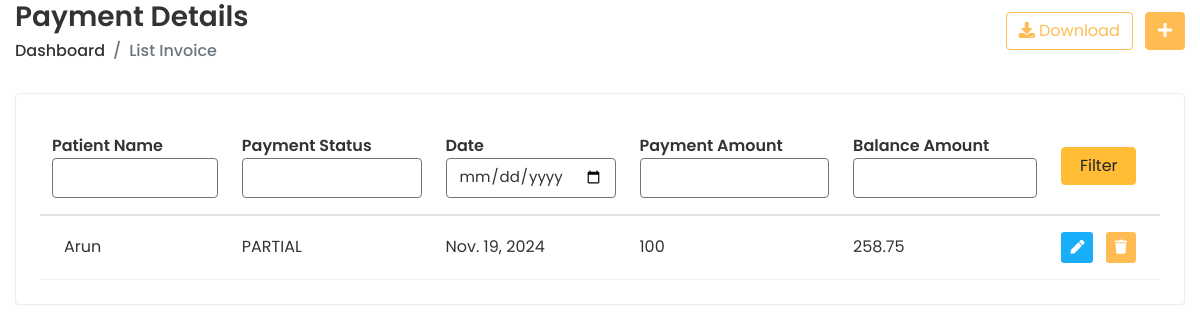
Before: /app/incomelist/ (signed in) with the older database file.
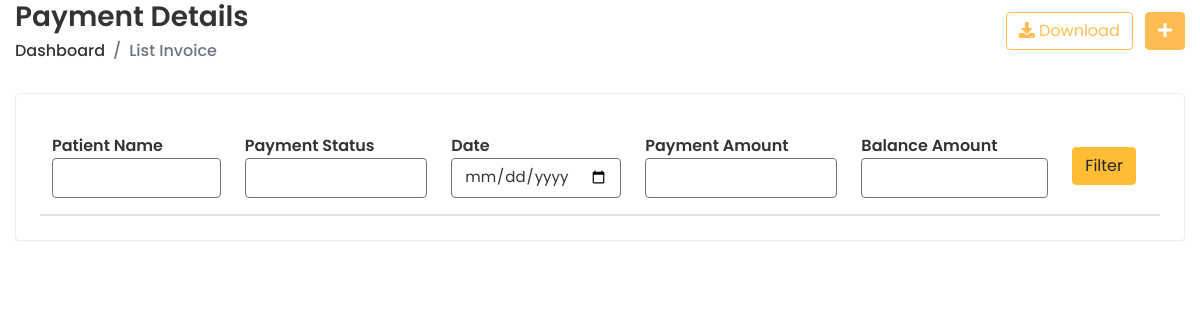
After: the same page with the newer database file.
### doctor/models.py (models this page shows, shortened)
class IncomeDetails(models.Model):
    patient_name = models.ForeignKey(InvoiceData, on_delete=models.CASCADE, null=True, blank=True)
    payment_status = models.CharField(
         max_length=20, blank=True, null=True,
         choices=(("PAID", "Paid"), ("PARTIAL", "Partial Payment"), ("NOTPAID", "Not Paid")),
     )
    payment_method = models.CharField(
         max_length=20, blank=True, null=True,
         choices=(("CASH", "Cash"), ("CARD", "Card"), ("UPI", "Upi")),
     )
    payment_details = models.CharField(max_length=50)
    date = models.DateField()
    payment_amount = models.IntegerField(default=0)
    @property
    def balance_amount(self):
        amount=0
        amount = self.patient_name.final_amount - self.payment_amount
        return amount

class InvoiceData(models.Model):
    patient = models.ForeignKey(PatientDetails, on_delete=models.CASCADE)
    service = models.ManyToManyField(HospitalService, through='InvoiceItem')
    slug = models.SlugField(unique=True)
    date = models.DateField()
    created = models.DateTimeField(auto_now_add=True, auto_now=False)
    last_updated = models.DateTimeField(auto_now_add=False, auto_now=True)
    def __str__(self):
        return self.patient.patient_name
    @property
    def final_amount(self):
        amount=0
        for price in self.service.all():
            amount += price.total_price
        return amount

class PatientDetails(models.Model):
    patient_number = models.IntegerField(null=True)
    patient_name = models.CharField(max_length=50, null=True)
    slug = models.SlugField(blank=True)
    gender = models.CharField(
         max_length=20,
         choices=(("Male", "Male"), ("Female", "Female"), ("Other", "Other")),
         null=True
     )
    blood_group = models.CharField(
        max_length=20, blank=True, null=True,
        choices=(
            ("O-", "O-"),
            ("O+", "O+"),
            ("A-", "A-"),
            ("A+", "A+"),
            ("B-", "B-"),
            ("B+", "B+"),
            ("AB-", "AB-"),
            ("AB+", "AB+"),
        ),
    )
    address = models.CharField(max_length=250, blank=True, null=True)
    state = models.CharField(max_length=200, blank=True, null=True)
    country = models.CharField(max_length=200, blank=True, null=True)
    pin_code = models.BigIntegerField(blank=True, null=True)
    email = models.EmailField(default="", max_length=50, null=True)
    date_of_birth = models.DateField(null=True)
    phone_number = models.CharField(default="", max_length=20, null=True)
    patient_image = models.BinaryField(blank=True, null=True)
    created = models.DateTimeField(auto_now_add=True)
    updated = models.DateTimeField(auto_now=True)

class HospitalService(models.Model):
    service_name = models.CharField(max_length=100, blank=False)
    slug = models.SlugField(unique=True)
    price = models.FloatField(default=0)
    tax_percentage = models.FloatField(default=0)
    @property
    def tax_amount(self):
        amount = self.price * (self.tax_percentage/100)
        return amount
    @property
    def total_price(self):
        amount = self.price + self.tax_amount
        return amount

### doctor/views.py (the view, shortened to what this page needs)
# urls.py: path("incomelist/", views.income_list, name="income_list"),
@login_required
def income_list(request):
    incomes = IncomeDetails.objects.all()
    return render(request, "invoice/income_list.html", {'incomes': incomes})

### templates/invoice/income_list.html (shortened to what this page needs)
{% extends 'home/base-login.html' %}
{% load compress static %}
{% block content %}
      <div class="content container-fluid">
         <div class="page-header">
        <div class="row align-items-center">
           <div class="col">
              <h3 class="page-title">Payment Details</h3>
              <ul class="breadcrumb">
                 <li class="breadcrumb-item"><a href="{% url 'Invoiceindex' %}">Dashboard</a></li>
                 <li class="breadcrumb-item active">List Invoice</li>
              </ul>
           </div>
           <div class="col-auto text-right float-right ml-auto">
              <a href="#" class="btn btn-outline-primary mr-2"><i class="fas fa-download"></i> Download</a>
              <a href="add-student.html" class="btn btn-primary"><i class="fas fa-plus"></i></a>
           </div>
        </div>
     </div>
     <div class="row">
        <div class="col-sm-12">
           <div class="card card-table">
              <div class="card-body">
                 <div class="table-responsive">
                    <table class="table table-hover table-center mb-0 datatable">
                       <thead>
                          <tr>
                           <form action="" method="POST">
                              <th>Patient Name<input type="text" name="name" value="{{name}}"
                                      class="form-control border border-secondary"></th>
                              <th>Payment Status<input type="text" name="status" value="{{status}}"
                                      class="form-control border border-secondary"></th>
                              <th>Date<input type="date" name="dat" value="{{dat}}"
                                      class="form-control border border-secondary"></th>
                              <th>Payment Amount<input type="number" name="amount" value="{{amount}}"
                                      class="form-control border border-secondary"></th>
                              <th>Balance Amount <input type="number" step="0.01" name="balance" value="{{balance}}"
                                      class="form-control border border-secondary"></th>
                              <th colspan="2"><button type="submit" name="filter" class="btn btn-warning w-100">Filter</button>
                              </th>
                          </form>
                          </tr>
                       </thead>
                       {% for income in incomes %}
                       <tbody>
                          <tr>
                             <td>
                                {{ income.patient_name }}
                             </td>
                             <td>
                                {{ income.payment_status }}
                             </td>
                             <td>
                                {{ income.date }}
                             </td>
                             <td>
                                {{ income.payment_amount }}
                             </td>
                             <td>
                              {{ income.balance_amount }}
                              </td>
                             <td class="text-right">
                                <div class="actions">
                                   <a href="{% url 'income_edit' income.id %}" class="btn btn-sm bg-success-light mr-2">
                                   <i class="fas fa-pen"></i>
                                   </a>
                                   <a href="#" class="btn btn-sm bg-danger-light" onclick="confirmDelete('{{ income.income_status }}', '{{ income.id }}')">
                                   <i class="fas fa-trash"></i>
                                   </a>
                                </div>
                             </td>
                          </tr>
                       </tbody>
                       {% endfor %}
                    </table>
                 </div>
              </div>
            </div>
         </div>
  {% endblock %}

Changed rows visible on the page:
removed IncomeDetails: patient_name "Arun", payment_status "PARTIAL", date "Nov. 19, 2024", payment_amount "100", balance_amount "258.75"
